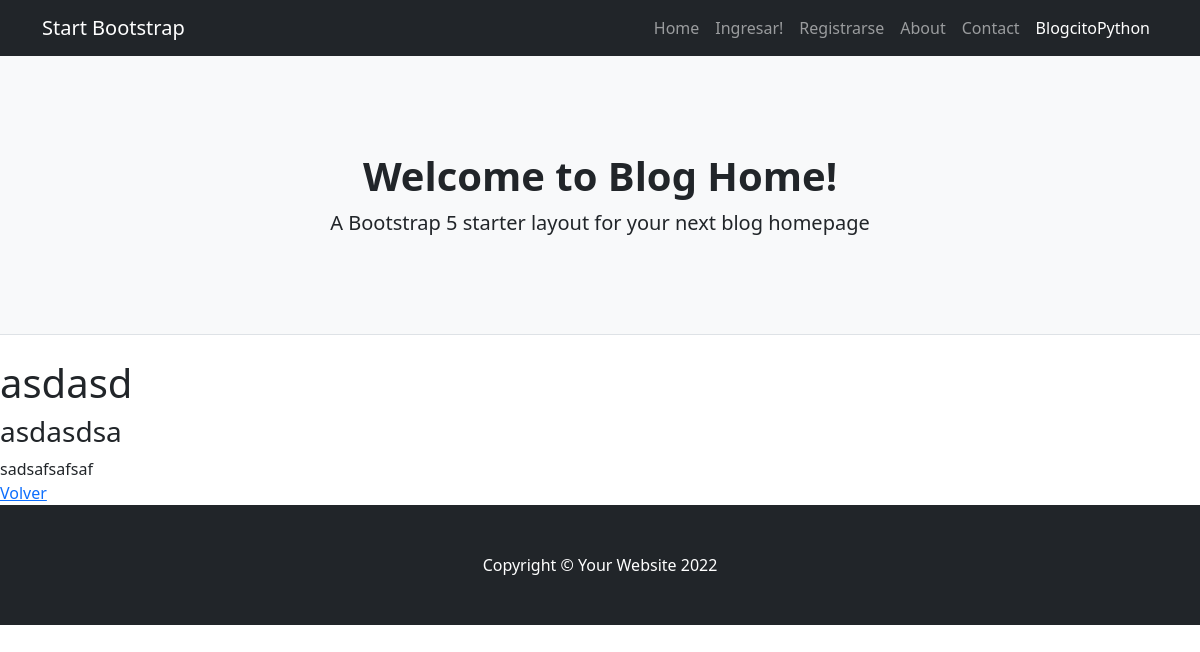
The app's page /blogcitopython/3/detalle/ with its own data.
### BlogcitoPython/models.py (models this page shows)
class Post(models.Model):
    title = models.CharField(max_length=100)
    subtitle = models.CharField(max_length=100)
    text = models.TextField(max_length=3000)
    publish_date = models.DateField()

### BlogcitoPython/views.py (the view)
# urls.py: path('blogcitopython/<int:pk>/detalle/', DetailPost.as_view(), name='blogcitopython_detalle'),
class DetailPost(DetailView):
    model = Post

### BlogcitoPython/templates/BlogcitoPython/post_detail.html
{% extends 'BlogcitoPython/base.html' %}
{% block contenido %}
    <h1> {{object.title}} </h1>
    <h3> {{object.subtitle}} </h3>
    <div>
        {{object.text}}
    </div>
    <a href="{% url 'blogcitopython_listar' %}"> Volver </a>
{% endblock %}

### records on screen
Post: title "asdasd", subtitle "asdasdsa", text "sadsafsafsaf"
